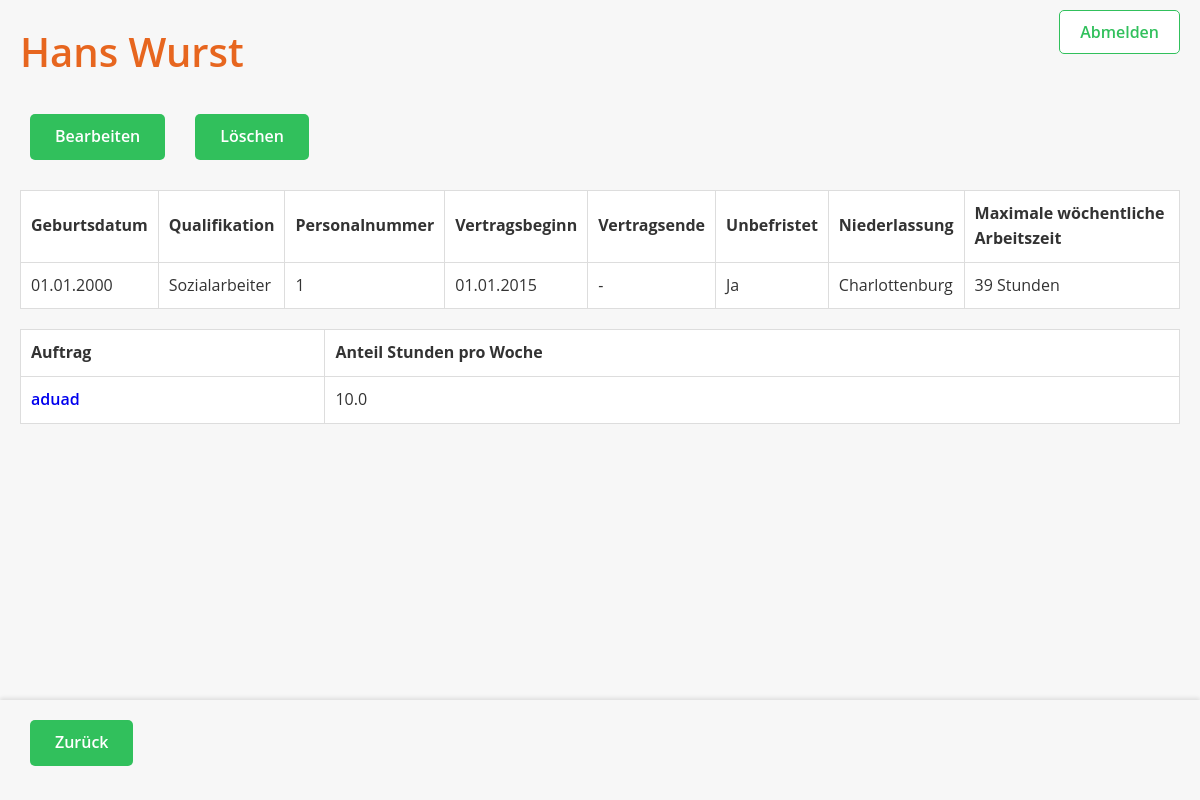
Page /PersonaleinsatzplanHaeH/mitarbeiter/4/?next=/PersonaleinsatzplanHaeH/mitarbeiter/list/ on the earlier database version.
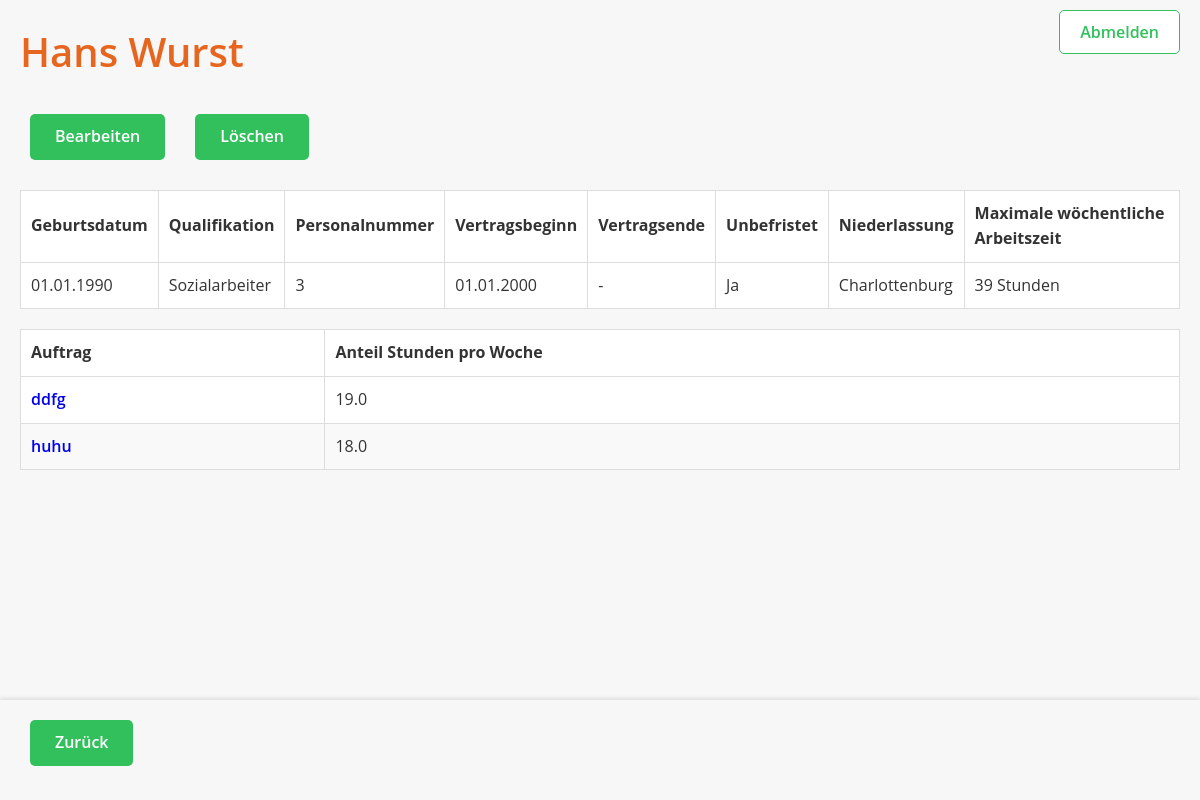
Same page on the later database version.
### PersonaleinsatzplanHaeH/models.py (models this page shows, shortened)
class Mitarbeiter(models.Model):
    vorname = models.CharField(max_length=255)
    nachname = models.CharField(max_length=255)
    qualifikation = models.CharField(max_length=255)
    max_woechentliche_arbeitszeit = models.IntegerField()
    personalnummer = models.IntegerField(unique=True, null=False)
    geburtsdatum = models.DateField()
    vertragsbeginn = models.DateField()
    vertragsendeBefristet = models.DateField(blank=True, null=True)
    unbefristet = models.BooleanField(default=False)
    niederlassung = models.ForeignKey(Niederlassung, on_delete=models.PROTECT, null=True, blank=True)

class Auftrag(models.Model):
    name = models.CharField(max_length=255)
    vergabenummer = models.CharField(max_length=255, unique=True)
    optionsnummer = models.CharField(max_length=255, unique=True)
    massnahmenummer = models.CharField(max_length=255, unique=True)
    startdatum = models.DateField()
    enddatum = models.DateField()
    max_klienten = models.IntegerField(default=0)
    mindest_klienten = models.IntegerField(default=0)
    aktuell_klienten = models.IntegerField(default=0)
    personaleinsatzplan = models.ForeignKey(Personaleinsatzplan, on_delete=models.CASCADE, related_name='auftraege')

class MitarbeiterBetreuungsschluessel(models.Model):
    position = models.ForeignKey(Position, on_delete=models.PROTECT)
    anteil_stunden_pro_woche = models.FloatField()
    kommentar = models.TextField(blank=True, null=True)
    mitarbeiter = models.ForeignKey(Mitarbeiter, on_delete=models.PROTECT, related_name='betreuungsschluessel_zuweisungen')
    schluessel = models.ForeignKey(Betreuungsschluessel, on_delete=models.PROTECT, related_name='mitarbeiter_zuweisungen')
    auftrag = models.ForeignKey(Auftrag, on_delete=models.PROTECT, related_name='mitarbeiter_betreuungsschluessel')
    freie_stunden = models.FloatField(default=0)
    total_hours = models.FloatField(default=0)

class Niederlassung(models.Model):
    name = models.CharField(max_length=255)
    def __str__(self):
        return self.name

### PersonaleinsatzplanHaeH/views.py (the view)
# urls.py: path('mitarbeiter/<int:pk>/', MitarbeiterDetailView.as_view(), name='mitarbeiter_detail'),
class MitarbeiterDetailView(DetailView):
    model = Mitarbeiter
    template_name = 'mitarbeiter_detail.html'
    context_object_name = 'mitarbeiter'
    def get_context_data(self, **kwargs):
        context = super().get_context_data(**kwargs)
        mitarbeiter = self.object
        betreuungsschluessel_zuweisungen = MitarbeiterBetreuungsschluessel.objects.filter(mitarbeiter=mitarbeiter)
        total_hours = betreuungsschluessel_zuweisungen.aggregate(
            Sum('anteil_stunden_pro_woche')
        )['anteil_stunden_pro_woche__sum'] or 0
        free_hours = mitarbeiter.max_woechentliche_arbeitszeit - total_hours
        context['total_hours'] = total_hours
        context['free_hours'] = free_hours
        betreuungsschluessel_zuweisungen = betreuungsschluessel_zuweisungen.select_related('schluessel', 'auftrag')
        auftraege_info = []
        for zuweisung in betreuungsschluessel_zuweisungen:
            if zuweisung.schluessel and zuweisung.schluessel.auftrag:
                auftrag_info = {
                    'auftrag': zuweisung.schluessel.auftrag,
                    'anteil_stunden_pro_woche': zuweisung.anteil_stunden_pro_woche
                }
                auftraege_info.append(auftrag_info)
        context['auftraege_info'] = auftraege_info
        context['zurueck_link'] = self.request.GET.get('next', reverse('PersonaleinsatzplanHaeH:startseite'))
        return context

### templates/mitarbeiter_detail.html (shortened to what this page needs)
<!DOCTYPE html>
<html lang="en">
<head>
    {% load static %}
    <link rel="stylesheet" href="{% static 'css/styles.css' %}">
</head>
<body class="mitarbeiter-detail-page">
<div class="navbar">
    <a href="{% url 'PersonaleinsatzplanHaeH:logout' %}" class="logout-link">Abmelden</a>
</div>
<h1 class="mitarbeiter-header">{{ mitarbeiter.vorname }} {{ mitarbeiter.nachname }}</h1>
<div class="actions">
    <a href="{% url 'PersonaleinsatzplanHaeH:mitarbeiter_update' mitarbeiter.pk %}" class="action-link">Bearbeiten</a>
    <a href="{% url 'PersonaleinsatzplanHaeH:mitarbeiter_delete' mitarbeiter.pk %}" class="action-link">Löschen</a>
</div>
<section>
    <table class="detail-table">
        <thead>
            <tr>
                <th>Geburtsdatum</th>
                <th>Qualifikation</th>
                <th>Personalnummer</th>
                <th>Vertragsbeginn</th>
                <th>Vertragsende</th>
                <th>Unbefristet</th>
                <th>Niederlassung</th>
                <th>Maximale wöchentliche Arbeitszeit</th>
            </tr>
        </thead>
        <tbody>
            <tr>
                <td>{{ mitarbeiter.geburtsdatum|date:"d.m.Y" }}</td>
                <td>{{ mitarbeiter.qualifikation }}</td>
                <td>{{ mitarbeiter.personalnummer }}</td>
                <td>{{ mitarbeiter.vertragsbeginn|date:"d.m.Y" }}</td>
                <td>
                    {% if mitarbeiter.vertragsendeBefristet %}
                    {{ mitarbeiter.vertragsendeBefristet|date:"d.m.Y" }}
                    {% else %}
                        -
                    {% endif %}
                </td>
                <td>{{ mitarbeiter.unbefristet|yesno:"Ja,Nein" }}</td>
                <td>{{ mitarbeiter.niederlassung }}</td>
                <td>{{ mitarbeiter.max_woechentliche_arbeitszeit }} Stunden</td>
            </tr>
        </tbody>
    </table>
</section>
<section>
    <table class="auftrag-table">
        <thead>
            <tr>
                <th>Auftrag</th>
                <th>Anteil Stunden pro Woche</th>
            </tr>
        </thead>
        <tbody>
            {% for auftrag_info in auftraege_info %}
            <tr>
                <td>
                    <a href="{% url 'PersonaleinsatzplanHaeH:auftrag_detail' auftrag_info.auftrag.pk %}?next={{ request.path }}" class="auftrag-link">
                        {{ auftrag_info.auftrag.name }}
                    </a>
                </td>
                <td>{{ auftrag_info.anteil_stunden_pro_woche }}</td>
            </tr>
            {% endfor %}
        </tbody>
    </table>
</section>
<div class="link-container">
    <a href="{{ zurueck_link }}" class="action-link">Zurück</a>
</div>
</body>
</html>

Differences in the rows shown:
removed Auftrag: auftrag.name "aduad", anteil_stunden_pro_woche "10.0"
changed Mitarbeiter "Hans": geburtsdatum "01.01.2000" → "01.01.1990"; personalnummer "1" → "3"; vertragsbeginn "01.01.2015" → "01.01.2000"
added Auftrag: auftrag.name "ddfg", anteil_stunden_pro_woche "19.0"
added Auftrag: auftrag.name "huhu", anteil_stunden_pro_woche "18.0"
